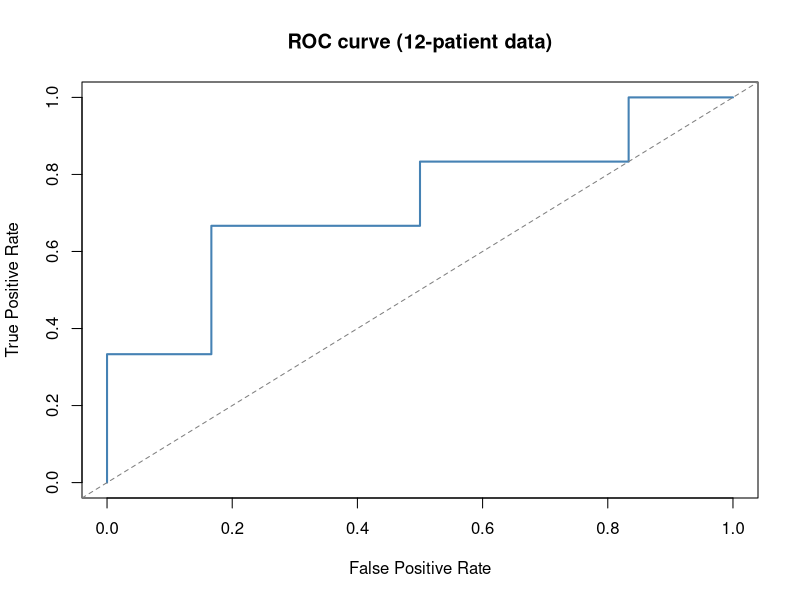

Here is the R script that generated this plot:
## ---- chunk 1
#| include: false
needed <- c()
to_install <- setdiff(needed, rownames(installed.packages()))
if (length(to_install) > 0) install.packages(to_install)
invisible(lapply(needed, library, character.only = TRUE))
set.seed(42)
## ---- chunk 2
predicted <- c("sick", "sick", "healthy", "sick", "healthy",
               "healthy", "sick", "sick", "healthy", "healthy")
actual    <- c("sick", "healthy", "healthy", "sick", "sick",
               "healthy", "healthy", "sick", "healthy", "sick")

TP <- sum(predicted == "sick"    & actual == "sick")      # 3
FP <- sum(predicted == "sick"    & actual == "healthy")   # 2
FN <- sum(predicted == "healthy" & actual == "sick")      # 2
TN <- sum(predicted == "healthy" & actual == "healthy")   # 3

c(TP = TP, FP = FP, FN = FN, TN = TN)
c(accuracy    = (TP + TN) / (TP + FP + TN + FN),   # 0.60
  sensitivity = TP / (TP + FN),                     # 0.60
  specificity = TN / (TN + FP),                     # 0.60
  precision   = TP / (TP + FP))                     # 0.60
## ---- chunk 3
prob  <- c(0.90, 0.75, 0.60, 0.40, 0.25, 0.10)
truth <- c(   1,    1,    0,    1,    0,    0)
t <- 0.50
pred_pos <- prob >= t
TP <- sum(pred_pos & truth == 1)   # 2
FP <- sum(pred_pos & truth == 0)   # 1
FN <- sum(!pred_pos & truth == 1)  # 1
TN <- sum(!pred_pos & truth == 0)  # 2
c(TP = TP, FP = FP, FN = FN, TN = TN)
c(TPR = TP / (TP + FN), FPR = FP / (FP + TN))  # 0.667, 0.333
## ---- chunk 4
#| fig-alt: "ROC curve plotting true positive rate against false positive rate, with AUC annotated."
prob  <- c(0.98, 0.89, 0.82, 0.74, 0.66, 0.58,
           0.49, 0.41, 0.33, 0.22, 0.14, 0.07)
truth <- c(   1,    1,    0,    1,    1,    0,
              0,    1,    0,    0,    1,    0)

thresholds <- seq(1.0, 0.0, by = -0.01)
tpr <- numeric(length(thresholds))
fpr <- numeric(length(thresholds))

for (i in seq_along(thresholds)) {
  pred_pos <- prob >= thresholds[i]
  TP <- sum(pred_pos & truth == 1)
  FP <- sum(pred_pos & truth == 0)
  FN <- sum(!pred_pos & truth == 1)
  TN <- sum(!pred_pos & truth == 0)
  tpr[i] <- TP / (TP + FN)       # sensitivity at this threshold
  fpr[i] <- FP / (FP + TN)       # false positive rate
}

# Plot the ROC curve
plot(fpr, tpr, type = "l", lwd = 2, col = "steelblue",
     xlab = "False Positive Rate", ylab = "True Positive Rate",
     main = "ROC curve (12-patient data)")
abline(a = 0, b = 1, lty = 2, col = "grey50")

# AUC via trapezoidal rule
ord <- order(fpr)
auc <- sum(diff(fpr[ord]) * (tpr[ord][-1] + tpr[ord][-length(tpr)]) / 2)
cat("AUC:", round(auc, 3), "\n")
## ---- chunk 5
sens <- 0.90
spec <- 0.95
prev <- 0.01

# Bayes' theorem
numerator   <- sens * prev                         # P(+ | disease) * P(disease)
denominator <- sens * prev + (1 - spec) * (1 - prev)  # + P(+ | no disease) * P(no disease)
prob_disease_given_pos <- numerator / denominator   # ~ 0.154
prob_disease_given_pos
## ---- chunk 6
threshold_50 <- c(TP = 81,  FP = 23,  FN = 252, TN = 9644)
threshold_20 <- c(TP = 195, FP = 235, FN = 138, TN = 9432)

rates <- function(cm) {
  c(sensitivity = cm["TP"] / (cm["TP"] + cm["FN"]),
    specificity = cm["TN"] / (cm["TN"] + cm["FP"]),
    precision   = cm["TP"] / (cm["TP"] + cm["FP"]))
}
rbind("50% threshold" = rates(threshold_50),
      "20% threshold" = rates(threshold_20))
